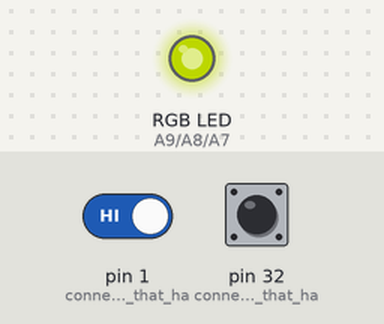
Bench run of a program on a simulated Teensy 3. Parts: an RGB LED mixed from three pins (HIGH = lit). The test bench sets the inputs (shaded band); at power-on: pin 32 (connecting_to_pin_that_ha) HIGH, pin 1 (connecting_to_pin_that_ha) HIGH. Dim RGB values are drawn brighter than linear; what the program prints to the serial monitor is not drawn.

Above: at 1.2 s.
1.3 s: pin 32 (connecting_to_pin_that_ha) pulled LOW for 0.15 s
At 1.65 s:
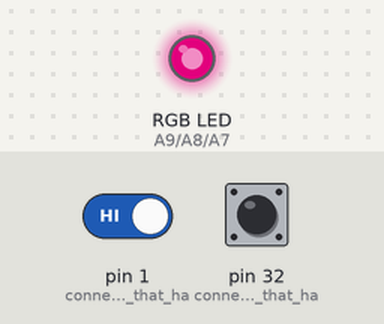
4.3 s: pin 1 (connecting_to_pin_that_ha) driven LOW
At 5.28 s:
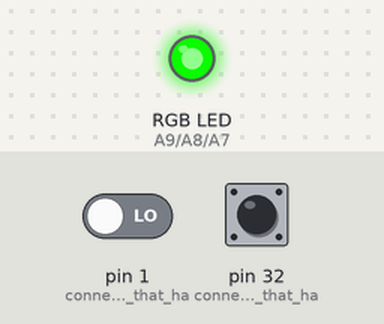
7.3 s: pin 32 (connecting_to_pin_that_ha) pulled LOW for 3.2 s
At 7.71 s:
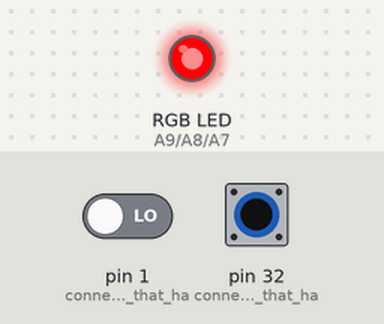
Timing chart, 0 to 30.5 s (numbered marks = the images above; inputs shaded):
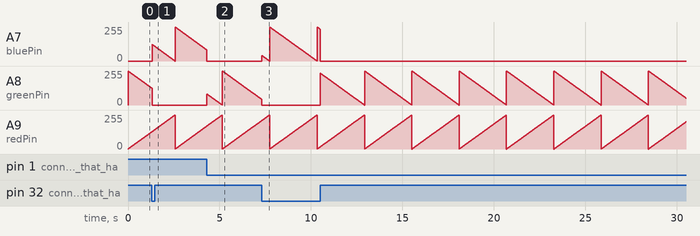

Measured:
- by itself, A8 (greenPin): ramps from 255/255 to 0/255 and jumps back, once every 2.6 s
- by itself, A9 (redPin): ramps from 0/255 to 255/255 and jumps back, once every 2.6 s

The program:

main.cpp
```cpp
#include <Arduino.h>

int redPin = 23;
int greenPin = 22;
int bluePin = 21;

void setup()
{
  Serial.begin(38400);
  pinMode(1, INPUT);         // connecting to pin that has TX
  pinMode(32, INPUT_PULLUP); // connecting to pin that has TX
  pinMode(redPin, OUTPUT);
  pinMode(greenPin, OUTPUT);
  pinMode(bluePin, OUTPUT);
}

int redIntensity = 0;
int mode = 0;

void loop()
{
  // set all 3 pins to the desired intensity
  analogWrite(redPin, redIntensity);
  if (mode == 0)
  {
    // in mode zero, fade from red to green
    analogWrite(greenPin, 255 - redIntensity);
    analogWrite(bluePin, 0);
  }
  else
  {
    // in mode one, fade from red to blue
    analogWrite(greenPin, 0);
    analogWrite(bluePin, 255 - redIntensity);
  }

  if (digitalRead(1) == LOW)
  {
    // use mode zero when the first button is pressed
    mode = 0;
    Serial.println("mode 0");
  }
  if (digitalRead(32) == LOW)
  {
    // use mode one when the first button is pressed
    mode = 1;
    Serial.println("mode 1");
  }

  // remain at this color, but not for very long
  delay(10);

  // increase the red
  redIntensity = redIntensity + 1;

  // since 255 is the maximum, set it back to 0
  // when it increments beyond 255
  if (redIntensity > 255)
  {
    redIntensity = 0;
  }
}
```
